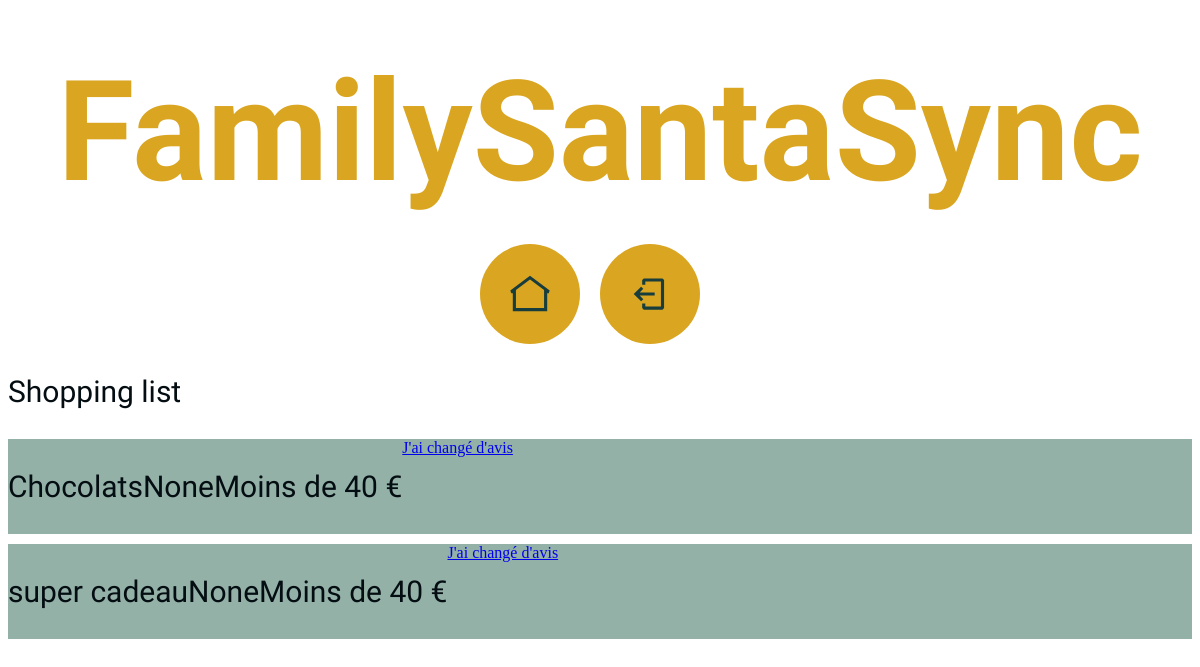
Page /shoppinglist/1 on the committed database.
### presents/models.py (models this page shows, shortened)
class Gift(models.Model):
    class Price(models.TextChoices):
        PRICE1 = "Moins de 40 €"
        PRICE2 = "Entre 40 et 100 €"
        PRICE3 = "Plus de 100€"
    id = models.AutoField(primary_key=True)
    member = models.ForeignKey(Member, on_delete=models.CASCADE)
    family = models.ForeignKey(Family, on_delete=models.CASCADE)
    name = models.CharField(max_length=100)
    link = models.URLField(null=True, blank=True)
    price = models.CharField(choices=Price.choices, max_length=20)

### presents/views.py (the view)
# urls.py: path('shoppinglist/<int:member_id>', presents.views.shopping_list, name='shopping-list'),
def shopping_list(request, member_id):
    my_booked_gifts = Purchase.objects.filter(member=member_id)
    all_gift_infos = [my_booked_gift.gift for my_booked_gift in my_booked_gifts]
    return render(request, 'shopping_list.html', {'all_gift_infos': all_gift_infos})

### presents/templates/shopping_list.html
{% extends 'base.html' %}
{% block content %}
<div class="my_shopping_list">
    <p>Shopping list</p>
    {% for all_gift_info in all_gift_infos %}
    <div class="a_gift">
        <p>{{all_gift_info.name}}</p>
        <p>{{all_gift_info.link}}</p>
        <p>{{all_gift_info.price}}</p>
        <a href="{% url 'delete-purchase' all_gift_info.id request.session.member_id %}">J'ai changé d'avis</a>
    </div>
    {% endfor %}
</div>
{% endblock content %}

### authentication/static/styles.css (style rules this page uses)
body { background-image: url('./christmas_tree.jpg'); background-attachment: fixed; background-size: cover; background-repeat: no-repeat; }
p { font-family: 'Abel', sans-serif; color: #040D12; font-size: 30px; }
body { padding-bottom: 80px; position:relative; }
.my_shopping_list { background-color: white; }
.a_gift { display: flex; flex-direction: row; background-color: #93B1A6; margin-bottom: 10px; }

### rows in the picture
Gift: name "Chocolats", link "None", price "Moins de 40 €"
Gift: name "super cadeau", link "None", price "Moins de 40 €"
